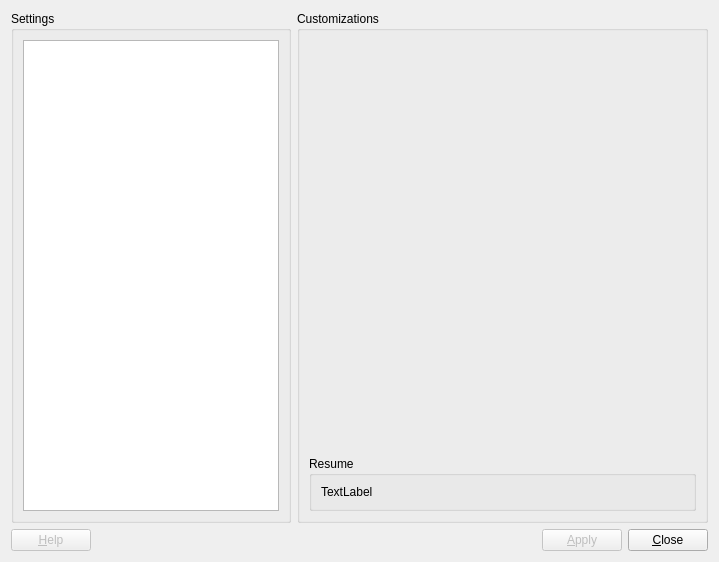
<?xml version="1.0" encoding="UTF-8"?>
<ui version="4.0">
 <class>SettingsDialogForm</class>
 <widget class="QDialog" name="SettingsDialogForm">
  <property name="geometry">
   <rect>
    <x>0</x>
    <y>0</y>
    <width>715</width>
    <height>562</height>
   </rect>
  </property>
  <property name="windowTitle">
   <string>User settings customization</string>
  </property>
  <layout class="QGridLayout" name="gridLayout_4">
   <item row="0" column="0">
    <layout class="QVBoxLayout" name="verticalLayout_2">
     <item>
      <layout class="QHBoxLayout" name="horizontalLayout_2">
       <item>
        <widget class="QGroupBox" name="groupBox">
         <property name="sizePolicy">
          <sizepolicy hsizetype="Fixed" vsizetype="Preferred">
           <horstretch>0</horstretch>
           <verstretch>0</verstretch>
          </sizepolicy>
         </property>
         <property name="title">
          <string>Settings</string>
         </property>
         <layout class="QGridLayout" name="gridLayout">
          <item row="0" column="0">
           <widget class="QListWidget" name="m_settingsListView"/>
          </item>
         </layout>
        </widget>
       </item>
       <item>
        <widget class="QGroupBox" name="m_customGroupBox">
         <property name="minimumSize">
          <size>
           <width>411</width>
           <height>509</height>
          </size>
         </property>
         <property name="title">
          <string>Customizations</string>
         </property>
         <layout class="QGridLayout" name="gridLayout_3">
          <item row="0" column="0">
           <layout class="QVBoxLayout" name="verticalLayout">
            <item>
             <widget class="QStackedWidget" name="m_widgetStack"/>
            </item>
            <item>
             <widget class="QGroupBox" name="groupBox_2">
              <property name="title">
               <string>Resume</string>
              </property>
              <layout class="QGridLayout" name="gridLayout_2">
               <item row="0" column="0">
                <widget class="QLabel" name="m_resumeLabel">
                 <property name="text">
                  <string>TextLabel</string>
                 </property>
                </widget>
               </item>
              </layout>
             </widget>
            </item>
           </layout>
          </item>
         </layout>
        </widget>
       </item>
      </layout>
     </item>
     <item>
      <layout class="QHBoxLayout" name="horizontalLayout">
       <item>
        <widget class="QPushButton" name="m_helpPushButton">
         <property name="enabled">
          <bool>false</bool>
         </property>
         <property name="text">
          <string>&amp;Help</string>
         </property>
        </widget>
       </item>
       <item>
        <spacer name="horizontalSpacer">
         <property name="orientation">
          <enum>Qt::Horizontal</enum>
         </property>
         <property name="sizeHint" stdset="0">
          <size>
           <width>40</width>
           <height>20</height>
          </size>
         </property>
        </spacer>
       </item>
       <item>
        <widget class="QPushButton" name="m_applyPushButton">
         <property name="enabled">
          <bool>false</bool>
         </property>
         <property name="text">
          <string>&amp;Apply</string>
         </property>
        </widget>
       </item>
       <item>
        <widget class="QPushButton" name="m_closePushButton">
         <property name="text">
          <string>&amp;Close</string>
         </property>
        </widget>
       </item>
      </layout>
     </item>
    </layout>
   </item>
  </layout>
 </widget>
 <resources/>
 <connections/>
</ui>
